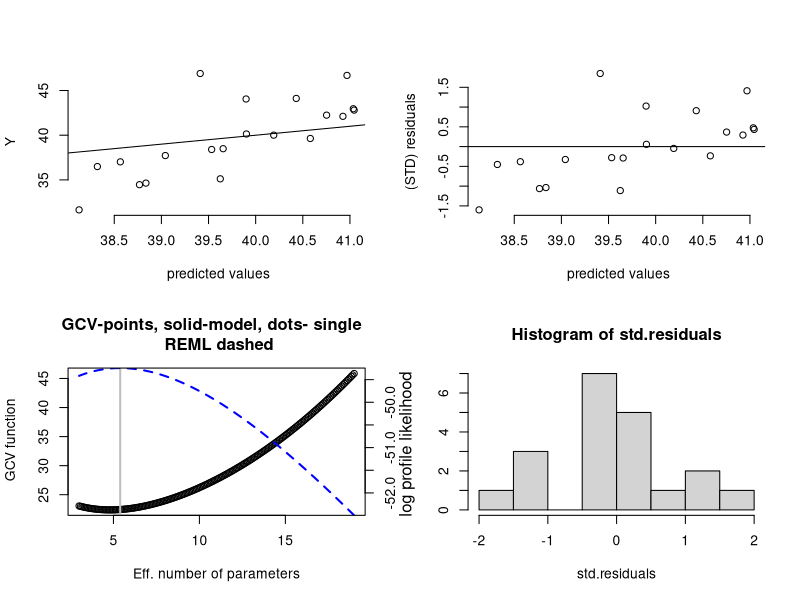
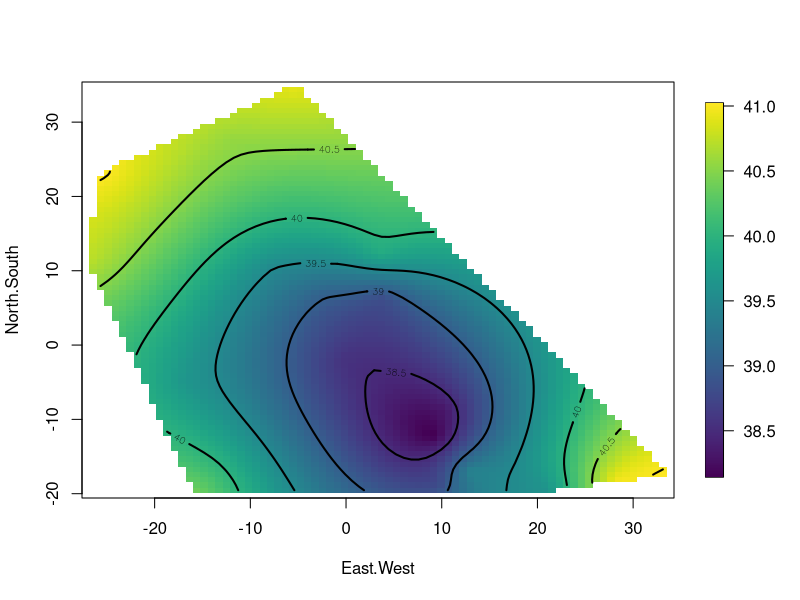
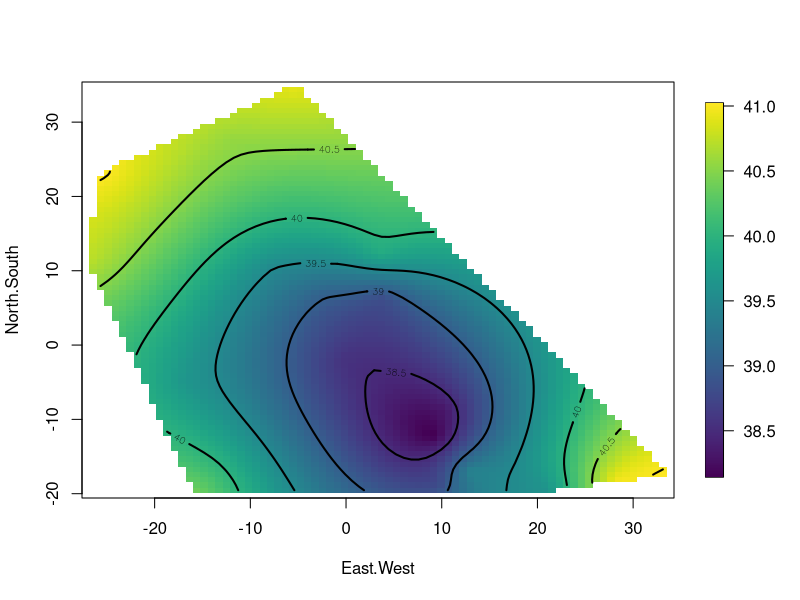
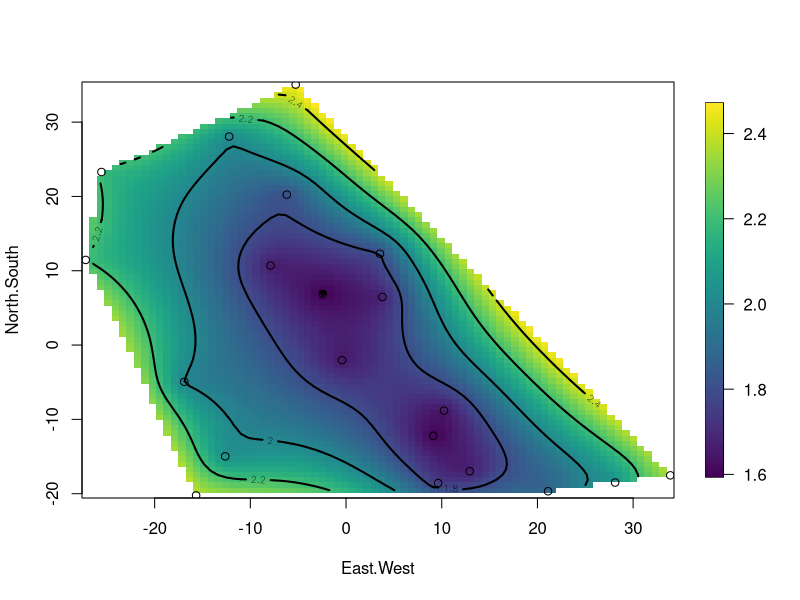

Write the R code that produced these figures, in order.
library(fields)


### Name: Krig
### Title: Kriging surface estimate
### Aliases: Krig resid.Krig fitted.Krig coef.Krig
### Keywords: spatial

### ** Examples


# a 2-d example 
# fitting a surface to ozone  
# measurements. Exponential covariance, range parameter is 20 (in miles) 

fit <- Krig(ChicagoO3$x, ChicagoO3$y, theta=20)  
 
summary( fit) # summary of fit 
set.panel( 2,2) 
plot(fit) # four diagnostic plots of fit  
set.panel()
surface( fit, type="C") # look at the surface 

# predict at data
predict( fit)

# predict using 7.5 effective degrees of freedom:
predict( fit, df=7.5)


# predict on a grid ( grid chosen here by defaults)
 out<- predictSurface( fit)
 surface( out, type="C") # option "C" our favorite

# predict at arbitrary points (10,-10) and (20, 15)
 xnew<- rbind( c( 10, -10), c( 20, 15))
 predict( fit, xnew)

# standard errors of prediction based on covariance model.  
 predictSE( fit, xnew)

# surface of standard errors on a default grid
 predictSurfaceSE( fit)-> out.p # this takes some time!
 surface( out.p, type="C")
 points( fit$x)

## Not run: 
##D # Using another stationary covariance. 
##D # smoothness is the shape parameter for the Matern. 
##D 
##D fit <- Krig(ChicagoO3$x, ChicagoO3$y, Covariance="Matern", theta=10, smoothness=1.0)  
##D summary( fit)
##D 
##D #
##D # Roll your own: creating very simple user defined Gaussian covariance 
##D #
##D 
##D test.cov <- function(x1,x2,theta,marginal=FALSE,C=NA){
##D    # return marginal variance
##D      if( marginal) { return(rep( 1, nrow( x1)))}
##D 
##D     # find cross covariance matrix     
##D       temp<- exp(-(rdist(x1,x2)/theta)**2)
##D       if( is.na(C[1])){
##D           return( temp)}
##D       else{
##D           return( temp%*%C)}
##D       } 
##D #
##D # use this and put in quadratic polynomial fixed function 
##D 
##D 
##D  fit.flame<- Krig(flame$x, flame$y, cov.function="test.cov", m=3, theta=.5)
##D 
##D #
##D # note how range parameter is passed to Krig.   
##D # BTW:  GCV indicates an interpolating model (nugget variance is zero) 
##D # This is the content of the warning message.
##D 
##D # take a look ...
##D  surface(fit.flame, type="I") 
## End(Not run)

# 
# Thin plate spline fit to ozone data using the radial 
# basis function as a generalized covariance function 
#
# p=2 is the power in the radial basis function (with a log term added for 
# even dimensions)
# If m is the degree of derivative in penalty then p=2m-d 
# where d is the dimension of x. p must be greater than 0. 
#  In the example below p = 2*2 - 2 = 2  
#

 out<- Krig( ChicagoO3$x, ChicagoO3$y,cov.function="Rad.cov", 
                       m=2,p=2,scale.type="range") 

# See also the Fields function Tps
# out  should be identical to  Tps( ChicagoO3$x, ChicagoO3$y)
# 

# A Knot example

 data(ozone2)
 y16<- ozone2$y[16,] 

# there are some missing values -- remove them 
 good<- !is.na( y16)
 y<- y16[good] 
 x<- ozone2$lon.lat[ good,]

#
# the knots can be arbitrary but just for fun find them with a space 
# filling design. Here we select  50 from the full set of 147 points
#
 xknots<- cover.design( x, 50, num.nn= 75)$design  # select 50 knot points

 out<- Krig( x, y, knots=xknots,  cov.function="Exp.cov", theta=300)  
 summary( out)
# note that that trA found by GCV is around 17 so 50>17  knots may be a 
# reasonable approximation to the full estimator. 
#
## Not run: 
##D # the plot 
##D  surface( out, type="C")
##D  US( add=TRUE)
##D  points( x, col=2)
##D  points( xknots, cex=2, pch="O")
## End(Not run)
## Not run: 
##D ## A quick way to deal with too much data if you intend to smooth it anyway
##D ##  Discretize the locations to a grid, then apply Krig 
##D ##  to the discretized locations:
##D ## 
##D RM.approx<- as.image(RMprecip$y, x=RMprecip$x, nx=20, ny=20)
##D 
##D # take a look:
##D image.plot( RM.approx)
##D # discretized data (observations averaged if in the same grid box)
##D # 336 locations -- down form the  full 806
##D 
##D # convert the image format to locations, obs and weight vectors
##D yd<- RM.approx$z[RM.approx$ind]
##D weights<- RM.approx$weights[RM.approx$ind] # takes into account averaging
##D xd<- RM.approx$xd
##D 
##D obj<- Krig( xd, yd, weights=weights, theta=4)
##D 
##D # compare to the full fit:
##D # Krig( RMprecip$x, RMprecip$y, theta=4) 
## End(Not run)

## Not run: 
##D # A correlation model example
##D # fit krig surface using a mean and sd function to standardize 
##D # first get stats from 1987 summer Midwest O3 data set 
##D  data(ozone2)
##D  stats.o3<- stats( ozone2$y)
##D  mean.o3<- Tps( ozone2$lon.lat, c( stats.o3[2,]))
##D  sd.o3<- Tps(  ozone2$lon.lat, c( stats.o3[3,]))
##D 
##D #
##D # Now use these to fit particular day ( day 16) 
##D # and use great circle distance 
##D 
##D 
##D  fit<- Krig( ozone2$lon.lat, ozone2$y[16,], 
##D             theta=350, mean.obj=mean.o3, sd.obj=sd.o3, 
##D             Covariance="Matern", Distance="rdist.earth",
##D             smoothness=1.0,
##D             na.rm=TRUE) #
##D 
##D 
##D # the finale
##D  surface( fit, type="I")
##D  US( add=TRUE)
##D  points( fit$x)
##D  title("Estimated ozone surface")
## End(Not run)
## Not run: 
##D #
##D #
##D # explore some different values for the range and lambda using REML
##D   theta <- seq( 100,500,,40)
##D   PLL<- matrix( NA, 40,80)
##D # the loop 
##D   for( k in 1:40){
##D # call to Krig with different ranges
##D # also turn off warnings for GCV search 
##D # to avoid lots of messages. (not recommended in general!)
##D     PLL[k,]<- Krig( ozone2$lon.lat,ozone2$y[16,],
##D              cov.function="stationary.cov", 
##D              theta=theta[k], mean.obj=mean.o3, sd.obj=sd.o3, 
##D              Covariance="Matern",smoothness=.5, 
##D              Distance="rdist.earth", nstep.cv=80,
##D              give.warnings=FALSE, na.rm=TRUE)$gcv.grid[,7]
##D #
##D # gcv.grid is the grid search output from 
##D # the optimization for estimating different estimates for lambda including 
##D # REML
##D # default grid is equally spaced in eff.df scale ( and should the same across theta)
##D #  here 
##D   }
##D # get lambda grid  from looping 
##D    k<- 1
##D    lam<-  Krig( ozone2$lon.lat,ozone2$y[16,],
##D              cov.function="stationary.cov", 
##D              theta=theta[k], mean.obj=mean.o3, sd.obj=sd.o3, 
##D              Covariance="Matern",smoothness=.5, 
##D              Distance="rdist.earth", nstep.cv=80,
##D              give.warnings=FALSE, na.rm=TRUE)$gcv.grid[,1]
##D # see the 2 column of $gcv.grid to get the effective degress of freedom. 
##D   contour( theta,log(lam) , PLL)
##D  
## End(Not run)
